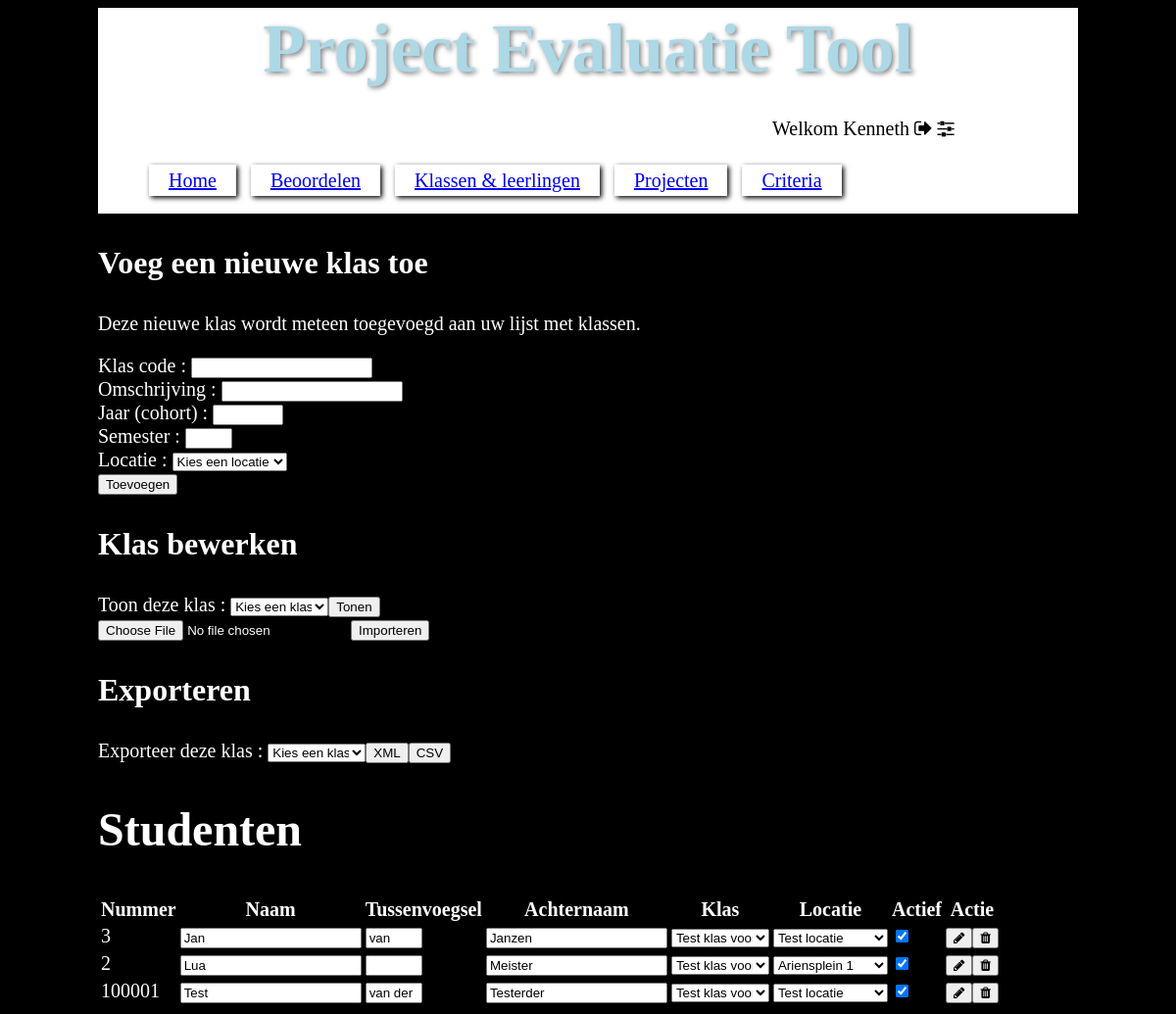
Page /klassen.php (signed in) on the committed database.
### tables this page shows
CREATE TABLE `leerling` (
  `nummer` int(11) NOT NULL AUTO_INCREMENT,
  `voornaam` varchar(50) NOT NULL,
  `tussenvoegsel` varchar(10) DEFAULT NULL,
  `achternaam` varchar(50) NOT NULL,
  `klas` varchar(5) NOT NULL,
  `actief` tinyint(1) NOT NULL DEFAULT '1',
  `locatiecode` varchar(5) NOT NULL DEFAULT 'ALSU',
  PRIMARY KEY (`nummer`),
  KEY `fk_leerlink_klas` (`klas`),
  CONSTRAINT `fk_leerlink_klas` FOREIGN KEY (`klas`) REFERENCES `klas` (`code`)
);

### common/form_gen.php (the view, shortened to what this page needs)
<?php
require_once "common/config.inc.php";
function print_select($query, $name, $message, $selected_id = null, $label = null, $javascript = null)
{
	global $database;
?>
		<?=$label?><select name="<?=$name?>" class="slct_<?=$name?>" onchange="<?=$javascript?>">
		<option value="-1" disabled selected><?=$message?></option>
<?php
	$stmt = $database->query($query, PDO::FETCH_ASSOC);
	foreach ($stmt as $record)
	{
		$id = $record["id"];
		$value = $record["value"];
		$selected_yn="";
		if ($id==$selected_id) {
			$selected_yn = "selected";
		}
?>
		<option value="<?=$id?>" <?=$selected_yn?>><?=$value?></option>
<?php
	}
	print "</select>";
}
function print_text_input($name, $value = null, $label = null, $javascript = null)
{
?><?=$label?><input type="text" class="text_<?=$name?>" name="<?=$name?>" value="<?=$value?>"  onchange="<?=$javascript?>" /><?php
}
?><?=$label?><input type="password" required id="<?=$id?>" name="<?=$name?>" value="<?=$value?>"
onchange="<?=$javascript?>" onkeypress="this.onchange();" onpaste="this.onchange();" oninput="this.onchange();" /><?php
function print_hidden_input($name, $value, $show = false, $id = null)
{
?><input type="hidden" id="<?=$id?>" name="<?=$name?>" value="<?=$value?>" /><?php
	if ($show)
	{
		echo $value;
	}
}
?><input type="hidden" name="<?=$name?>" id="<?=$name?>" value="0" /><?php
function print_number_input($name, $min, $max, $value = null, $label = null)
{
	$value_disp = $value?" value=\"$value\" ":"";
?><?=$label?><input type="number" name="<?=$name?>" class="num_<?=$name?>" min="<?=$min?>" max="<?=$max?>" <?=$value_disp?> /><?php
}
function print_submit_button($name, $value, $id = null)
{
?><button type="submit" class="smt_<?=$name?>" id="<?=$id?>" name="<?=$name?>"><?=$value?></button><?php
}
function print_checkbox($name, $value = false)
{
	$checked = $value?"checked":"";
?><input type="checkbox" name="<?=$name?>" <?=$checked?> /><?php
}
?>

### common/students.php (shortened to what this page needs)
<?php
require_once "common/config.inc.php";
require_once "common/form_gen.php";
function print_select_klas($selected_id = null, $label = null)
{
	$code = substr($_SESSION["docent"],0,5);
	$query = "SELECT code as id, omschrijving as value FROM klas WHERE actief=1 ".
	         "AND locatiecode IN (SELECT locatiecode FROM docent_locatie WHERE docentcode='$code') ".
			 "ORDER BY jaar";
	print_select($query, "klas", "Kies een klas", $selected_id, $label);
}
function print_select_any_klas($selected_id = null, $label = null)
{
	$query = "SELECT code as id, omschrijving as value FROM klas ORDER BY jaar";
	print_select($query, "klas", "Kies een klas", $selected_id, $label);
}
function print_select_location($selected_id = null, $label = null)
{
	$code = substr($_SESSION["docent"],0,5);
	$query  = "SELECT code as id, naam as value ";
	$query .= "FROM locatie ";
	$query .= "WHERE code IN (SELECT locatiecode FROM docent_locatie WHERE docentcode='$code') ";
	$query .= "ORDER BY naam";
	print_select($query, "location", "Kies een locatie", $selected_id, $label);
}
function print_add_klas_form()
{
?>
	<h3>Voeg een nieuwe klas toe</h3>
	<p>
		Deze nieuwe klas wordt meteen toegevoegd aan uw lijst met klassen.
	</p>
	<form method="POST">
<?php
	print_text_input("code", null, "Klas code : ");
	echo "<br />";
	echo "<br />";
	print_number_input("year", 2022, 2040, null, "Jaar (cohort) : ");
	echo "<br />";
	echo "<br />";
	print_select_location(null, "Locatie : ");
	echo "<br />";
	print_submit_button("add_klas", "Toevoegen");
?>
	</form>
<?php
}
?>
<?php
function print_edit_students($klas_id = null)
{
	global $database;
	$code = substr($_SESSION["docent"],0,5);
	$query = "SELECT leerling.*, ((MAX(beoordeling.datum) IS NOT NULL) OR (MAX(evaluatie.datum) IS NOT NULL)) as beoordeeld ".
			"FROM leerling ".
			"LEFT JOIN beoordeling ON beoordeling.leerlingnummer = leerling.nummer ".
			"LEFT JOIN evaluatie ON evaluatie.leerlingnummer = leerling.nummer ".
			"WHERE locatiecode in (SELECT locatiecode FROM docent_locatie WHERE docentcode='$code') ".
			(($klas_id==null)?"":"AND klas='$klas_id' ").
			"GROUP BY leerling.nummer, leerling.voornaam, leerling.tussenvoegsel, leerling.achternaam, leerling.klas, leerling.actief ".
			"ORDER BY achternaam, voornaam";
	try {
		$stmt = $database->prepare($query);
		if ($stmt->execute())
		{
?>
			<h2>Studenten</h2>
			<table>
			<tr>
				<th>Nummer</th>
				<th>Naam</th>
				<th>Tussenvoegsel</th>
				<th>Achternaam</th>
				<th>Klas</th>
				<th>Locatie</th>
				<th>Actief</th>
				<th>Actie</th>
			</tr>
<?php
			foreach ($stmt as $record) 	{
				print_edit_student_tr_form($record);
			}
?>
			</table>
<?php
		}
		else
		{
			debug_warning("Database refused to read students.");
		}
	} catch (Exception $ex) {
		debug_error("ERROR: Failed to load students : ", $ex);
	}
}
?>
<?php
function print_edit_student_tr_form($record)
{
	$deletable = $record["beoordeeld"]==0;
?>
			<tr>
			<form>
				<td><?php print_hidden_input("student_id", $record["nummer"], true); ?></td>
				<td><?php print_text_input("firstname", $record["voornaam"]); ?></td>
				<td><?php print_text_input("middlename", $record["tussenvoegsel"]); ?></td>
				<td><?php print_text_input("lastname", $record["achternaam"]); ?></td>
				<td><?php print_select_klas($record["klas"]); ?></td>
				<td><?php print_select_location($record["locatiecode"]); ?></td>
				<td><?php print_checkbox("actief", $record["actief"]); ?></td>
				<td>
<?php
	if ($deletable)
	{
		print_submit_button("remove_student", "<span class=\"fa fa-trash\"></span>");
	}
?>
				</td>
			</form>
			</tr>
<?php
}
?>

### styles/style.css (style rules this page uses)
html { font-size: 15pt; background-color: black; color: white; }
body { width: 1000px; margin-left: auto; margin-right: auto; }
h1 { font-size: 300%; }
h2 { font-size: 240%; }
h3 { font-size: 160%; }
div#navbar { background-color: white; padding: 2px; }
div#navbar h1 { font-size: 350%; color: lightblue; text-shadow: 2px 2px 5px gray; text-align: center; margin: 0px; }
div#navbar p { width: 300px; padding: 10px; color: black; margin-left: auto; }
div#navbar ul li { display: inline; width: 300px; padding: 5px; padding-left:20px; padding-right:20px; box-shadow: 2px 2px 5px black; margin-left: 10px; }
.fa { color: black; }
input.text_middlename { width: 50px; }
select.slct_klas { width: 100px; }

### rows in the picture
leerling: nummer "3", firstname "Jan", middlename "van", lastname "Janzen"
leerling: nummer "2", firstname "Lua", lastname "Meister"
leerling: nummer "100001", firstname "Test", middlename "van der", lastname "Testerder"

### other values in the picture
$label "Klas code : Omschrijving :"
$label "Jaar (cohort) : Semester :"
$label "Locatie : Toon deze klas : Exporteer deze klas :"
$value "Toevoegen Tonen Importeren XML CSV"
form field location "Kies een locatie"
form field klas "Kies een klas Kies een klas"
form field klas "Test klas voor demonstraties"
form field location "Test locatie"
form field location "Ariensplein 1"
